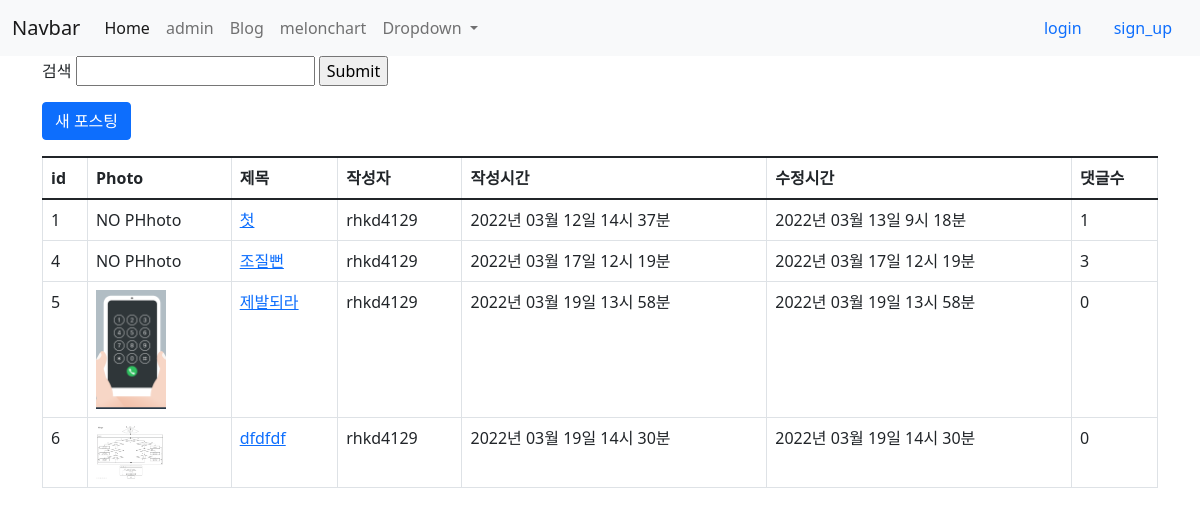
Screenshot of /blog/ with the database file from the repository.
### blog/models.py (models this page shows, shortened)
class Post(models.Model):
    class GenderChices(models.TextChoices):
        MALE = "M","Male"   #DB에저장되는 값 ,실제 사용할 값
        FEMALE = "F","Female"
    author = models.ForeignKey(settings.AUTH_USER_MODEL,on_delete=models.CASCADE) # 추천!
    title = models.CharField(max_length=20)
    photo = models.ImageField(blank = True, upload_to = 'blog/post/%Y/%m/%d')
    content = models.TextField()
    gender = models.CharField(max_length=1,blank=True,choices=GenderChices.choices)#,default=GenderChices.MALE
    is_public = models.BooleanField(default = False,verbose_name= '공개여부')
    created_at = models.DateTimeField(auto_now_add=True)
    updated_at = models.DateTimeField(auto_now=True)
    def get_absolute_url(self):
         return reverse('blog:post_detail',args=[self.pk])

### accounts/models.py (models this page shows)
class User(AbstractUser):
    phone_number = models.CharField(blank =True ,default='' ,max_length=12)

### blog/views/post_views.py (the view)
# urls.py: path('',post_views.BlogList,name='post_list'),
def BlogList(request):
    posts = Post.objects.all()
    q = request.GET.get('search','')
    if q:
        posts = Post.objects.filter(Q(title__icontains = q)|Q(content__icontains =q)).distinct()
    return render(request,'blog/blog_list.html',{'posts':posts,'q':q,})#'form':searchForm,

### blog/templates/blog/blog_list.html
{% extends 'blog/layout.html' %}
{% block content %}
    <form action="." method="get">
        <label for="search">검색</label>
        <input label="search" type="text" name = 'search'  id="search">
        <input type="submit">
    </form>
    <a href ="{% url 'blog:blog_create' %}"class ="btn btn-primary btn-block mt-3 mb-3">새 포스팅</a>
    <table class="table table-bordered table-hover" >
    <tbody>
        <thead>
            <tr>
              <th scope="col">id</th>
              <th scope="col">Photo</th>
              <th scope="col">제목</th>
              <th scope="col">작성자</th>
              <th scope="col">작성시간</th>
              <th scope="col">수정시간</th>
              <th scope="col">댓글수</th>
            </tr>
          </thead>
       {% for post in posts %}
        <tr>
            <td>{{post.pk}}</td>
            <td>
                {% if post.photo %}
                    <img src="{{ post.photo.url }}" alt="" style="width: 70px;"/>
                {% else %}
                    NO PHhoto
                {% endif %}
                </td>
                <td>
                    <a href="{{ post.get_absolute_url }}">{{ post.title }}</a>
                </td>
                <td>
                    {{post.author}}
                </td>
                <td>
                    {{ post.created_at|date:'Y년 m월 d일 G시 i분'}}
                </td>
                <td>
                    {{ post.updated_at|date:'Y년 m월 d일 G시 i분'}}
                </td>
                <td>{{ post.comment_set.count }}</td>
            </tr>
        {% endfor %}
    </tbody>
</table>
{% endblock content %}

### rows the page displays
Post: pk "1", photo "NO PHhoto", title "첫", author "rhkd4129", created_at "2022년 03월 12일 14시 37분", updated_at "2022년 03월 13일 9시 18분", comment_set.count "1"
Post: pk "4", photo "NO PHhoto", title "조질뻔", author "rhkd4129", created_at "2022년 03월 17일 12시 19분", updated_at "2022년 03월 17일 12시 19분", comment_set.count "3"
Post: pk "5", photo (picture), title "제발되라", author "rhkd4129", created_at "2022년 03월 19일 13시 58분", updated_at "2022년 03월 19일 13시 58분", comment_set.count "0"
Post: pk "6", photo (picture), title "dfdfdf", author "rhkd4129", created_at "2022년 03월 19일 14시 30분", updated_at "2022년 03월 19일 14시 30분", comment_set.count "0"
